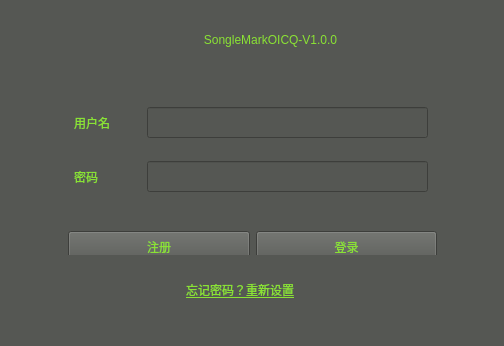
<?xml version="1.0" encoding="UTF-8"?>
<ui version="4.0">
 <class>MainWindow</class>
 <widget class="QWidget" name="MainWindow">
  <property name="geometry">
   <rect>
    <x>0</x>
    <y>0</y>
    <width>504</width>
    <height>346</height>
   </rect>
  </property>
  <property name="minimumSize">
   <size>
    <width>442</width>
    <height>346</height>
   </size>
  </property>
  <property name="windowTitle">
   <string>MainWindow</string>
  </property>
  <property name="styleSheet">
   <string notr="true">background-color: rgb(85, 87, 83);</string>
  </property>
  <widget class="QLabel" name="label_3">
   <property name="geometry">
    <rect>
     <x>110</x>
     <y>20</y>
     <width>321</width>
     <height>41</height>
    </rect>
   </property>
   <property name="styleSheet">
    <string notr="true">color: rgb(138, 226, 52);
font: 15pt &quot;Ubuntu&quot;;
</string>
   </property>
   <property name="text">
    <string>&lt;html&gt;&lt;head/&gt;&lt;body&gt;&lt;p align=&quot;center&quot;&gt;SongleMarkOICQ-V1.0.0&lt;/p&gt;&lt;/body&gt;&lt;/html&gt;</string>
   </property>
  </widget>
  <widget class="QWidget" name="">
   <property name="geometry">
    <rect>
     <x>170</x>
     <y>270</y>
     <width>140</width>
     <height>51</height>
    </rect>
   </property>
   <layout class="QVBoxLayout" name="verticalLayout">
    <item>
     <widget class="QLabel" name="labelreset">
      <property name="font">
       <font>
        <underline>true</underline>
       </font>
      </property>
      <property name="styleSheet">
       <string notr="true">color: rgb(138, 226, 52);</string>
      </property>
      <property name="text">
       <string>&lt;html&gt;&lt;head/&gt;&lt;body&gt;&lt;p align=&quot;center&quot;&gt;忘记密码？重新设置&lt;/p&gt;&lt;/body&gt;&lt;/html&gt;</string>
      </property>
     </widget>
    </item>
    <item>
     <spacer name="verticalSpacer">
      <property name="orientation">
       <enum>Qt::Vertical</enum>
      </property>
      <property name="sizeHint" stdset="0">
       <size>
        <width>138</width>
        <height>40</height>
       </size>
      </property>
     </spacer>
    </item>
   </layout>
  </widget>
  <widget class="QWidget" name="">
   <property name="geometry">
    <rect>
     <x>20</x>
     <y>220</y>
     <width>465</width>
     <height>35</height>
    </rect>
   </property>
   <layout class="QHBoxLayout" name="horizontalLayout_2">
    <item>
     <spacer name="horizontalSpacer_2">
      <property name="orientation">
       <enum>Qt::Horizontal</enum>
      </property>
      <property name="sizeHint" stdset="0">
       <size>
        <width>40</width>
        <height>20</height>
       </size>
      </property>
     </spacer>
    </item>
    <item>
     <layout class="QHBoxLayout" name="horizontalLayout">
      <item>
       <widget class="QPushButton" name="pushButtonregister">
        <property name="minimumSize">
         <size>
          <width>182</width>
          <height>31</height>
         </size>
        </property>
        <property name="styleSheet">
         <string notr="true">color: rgb(138, 226, 52);</string>
        </property>
        <property name="text">
         <string>注册</string>
        </property>
       </widget>
      </item>
      <item>
       <widget class="QPushButton" name="pushButtonlogin">
        <property name="minimumSize">
         <size>
          <width>181</width>
          <height>31</height>
         </size>
        </property>
        <property name="styleSheet">
         <string notr="true">color: rgb(138, 226, 52);</string>
        </property>
        <property name="text">
         <string>登录</string>
        </property>
       </widget>
      </item>
     </layout>
    </item>
    <item>
     <spacer name="horizontalSpacer">
      <property name="orientation">
       <enum>Qt::Horizontal</enum>
      </property>
      <property name="sizeHint" stdset="0">
       <size>
        <width>40</width>
        <height>20</height>
       </size>
      </property>
     </spacer>
    </item>
   </layout>
  </widget>
  <widget class="QWidget" name="">
   <property name="geometry">
    <rect>
     <x>10</x>
     <y>84</y>
     <width>481</width>
     <height>131</height>
    </rect>
   </property>
   <layout class="QGridLayout" name="gridLayout_2">
    <item row="0" column="0">
     <spacer name="horizontalSpacer_3">
      <property name="orientation">
       <enum>Qt::Horizontal</enum>
      </property>
      <property name="sizeHint" stdset="0">
       <size>
        <width>40</width>
        <height>20</height>
       </size>
      </property>
     </spacer>
    </item>
    <item row="0" column="1" rowspan="2">
     <layout class="QGridLayout" name="gridLayout">
      <item row="0" column="0">
       <widget class="QLabel" name="label">
        <property name="minimumSize">
         <size>
          <width>67</width>
          <height>41</height>
         </size>
        </property>
        <property name="maximumSize">
         <size>
          <width>67</width>
          <height>41</height>
         </size>
        </property>
        <property name="styleSheet">
         <string notr="true">color: rgb(138, 226, 52);</string>
        </property>
        <property name="text">
         <string>用户名</string>
        </property>
       </widget>
      </item>
      <item row="0" column="1">
       <widget class="QLineEdit" name="lineEditname">
        <property name="minimumSize">
         <size>
          <width>281</width>
          <height>31</height>
         </size>
        </property>
        <property name="maximumSize">
         <size>
          <width>281</width>
          <height>31</height>
         </size>
        </property>
        <property name="styleSheet">
         <string notr="true">color: rgb(138, 226, 52);</string>
        </property>
       </widget>
      </item>
      <item row="1" column="0">
       <widget class="QLabel" name="label_2">
        <property name="minimumSize">
         <size>
          <width>67</width>
          <height>41</height>
         </size>
        </property>
        <property name="maximumSize">
         <size>
          <width>67</width>
          <height>41</height>
         </size>
        </property>
        <property name="styleSheet">
         <string notr="true">color: rgb(138, 226, 52);</string>
        </property>
        <property name="text">
         <string>密码</string>
        </property>
       </widget>
      </item>
      <item row="1" column="1">
       <widget class="QLineEdit" name="lineEditpassword">
        <property name="minimumSize">
         <size>
          <width>281</width>
          <height>31</height>
         </size>
        </property>
        <property name="maximumSize">
         <size>
          <width>281</width>
          <height>31</height>
         </size>
        </property>
        <property name="styleSheet">
         <string notr="true">color: rgb(138, 226, 52);</string>
        </property>
       </widget>
      </item>
     </layout>
    </item>
    <item row="0" column="2">
     <spacer name="horizontalSpacer_5">
      <property name="orientation">
       <enum>Qt::Horizontal</enum>
      </property>
      <property name="sizeHint" stdset="0">
       <size>
        <width>40</width>
        <height>20</height>
       </size>
      </property>
     </spacer>
    </item>
    <item row="1" column="0">
     <spacer name="horizontalSpacer_4">
      <property name="orientation">
       <enum>Qt::Horizontal</enum>
      </property>
      <property name="sizeHint" stdset="0">
       <size>
        <width>40</width>
        <height>20</height>
       </size>
      </property>
     </spacer>
    </item>
    <item row="1" column="2">
     <spacer name="horizontalSpacer_6">
      <property name="orientation">
       <enum>Qt::Horizontal</enum>
      </property>
      <property name="sizeHint" stdset="0">
       <size>
        <width>40</width>
        <height>20</height>
       </size>
      </property>
     </spacer>
    </item>
   </layout>
  </widget>
 </widget>
 <layoutdefault spacing="6" margin="11"/>
 <resources/>
 <connections/>
</ui>
